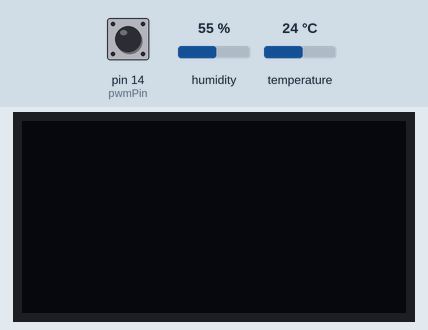
Recording of a sketch running on a simulated Arduino Uno, built with avr-gcc and run on an emulated ATmega328P. Parts: 128×64 one-colour display. The test bench sets the inputs (shaded band); at power-on: pin 14 (pwmPin) LOW, humidity 55 %, temperature 24 °C. What the sketch prints to the serial monitor is not drawn.

Above: at 3.2 s.
3.3 s: pin 14 (pwmPin) pulsed HIGH 2 times (0.12 s each, 0.3 s apart)
At 6.6 s:
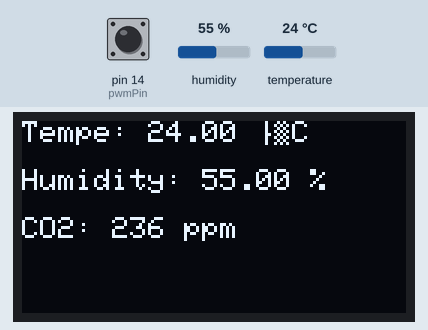
6.9 s: pin 14 (pwmPin) pulsed HIGH 5 times (0.12 s each, 0.3 s apart)
At 10.16 s:
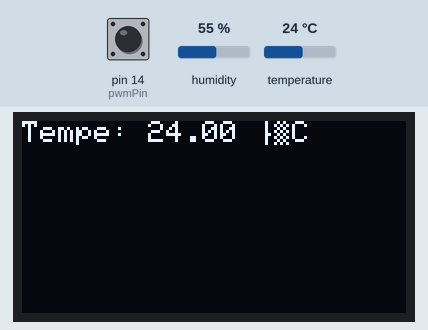
Timing chart, 0 to 11.7 s (numbered marks = the images above; inputs shaded):
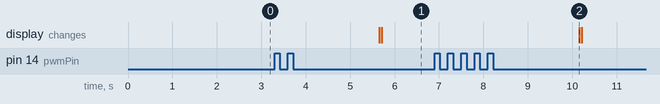

Measured:
- after the input at 3.3 s, the display: first changes after 2.4 s (image 1 shows a later state)
- after the input at 6.9 s, the display: changes after 3.3 s (image 2)

The sketch:

dht22_co2_oled_esp32_correct.ino
```cpp
#include <SoftwareSerial.h>
#include <DHT.h>
#include <Wire.h>
#include <Adafruit_GFX.h>
#include <Adafruit_SSD1306.h>

#define DHT_PIN 4       // Pin where the DHT22 is connected
#define DHT_TYPE DHT22
#define pwmPin 14
SoftwareSerial mySerial(5, 18); // RX, TX pins for SoftwareSerial

DHT dht(DHT_PIN, DHT_TYPE);

#define SCREEN_WIDTH 128 // OLED width,  in pixels
#define SCREEN_HEIGHT 64 // OLED height, in pixels

// create an OLED display object connected to I2C
Adafruit_SSD1306 oled(SCREEN_WIDTH, SCREEN_HEIGHT, &Wire, -1);

void setup() {
  Serial.begin(9600);
  dht.begin();
  mySerial.begin(9600);
  pinMode(pwmPin, INPUT);

  // initialize OLED display with I2C address 0x3C
  if (!oled.begin(SSD1306_SWITCHCAPVCC, 0x3C)) {
    Serial.println(F("failed to start SSD1306 OLED"));
    while (1);
  }

  delay(2000);         // wait two seconds for initializing
  oled.clearDisplay(); // clear display

}

void loop() {
  //delay(5000);
  // Read CO2 concentration via SoftwareSerial
  byte cmd[9] = {0xFF, 0x01, 0x86, 0x00, 0x00, 0x00, 0x00, 0x00, 0x79};
  unsigned char response[9];
  mySerial.write(cmd, 9);
  mySerial.readBytes(response, 9);
  unsigned int responseHigh = (unsigned int)response[2];
  unsigned int responseLow = (unsigned int)response[3];
  unsigned int ppm = (256 * responseHigh) + responseLow;
  //Serial.print("CO2 Concentration via SoftwareSerial: ");
  //Serial.println(ppm);

  // Read CO2 concentration via PWM
  unsigned long th, tl, ppm2, ppm3 = 0;
  do {
    th = pulseIn(pwmPin, HIGH, 1004000) / 1000;
    tl = 1004 - th;
    ppm2 = 2000 * (th - 2) / (th + tl - 4);
    ppm3 = 5000 * (th - 2) / (th + tl - 4);
  } while (th == 0);

  Serial.print("CO2 Concentration via PWM: ");
  Serial.println(ppm2);

  //Serial.print("CO2 Concentration via PWM (Alternate calculation): ");
  //Serial.println(ppm3);
  //delay(2000);
  //Serial.println("-----------");
  //delay(1500);
  delay(200);

  delay(2000);  // Delay for 2 seconds

  float temperature = dht.readTemperature();    // Read temperature in Celsius
  float humidity = dht.readHumidity();          // Read humidity in percentage

  if (isnan(temperature) || isnan(humidity)) {
    Serial.println("Failed to read data from DHT sensor");
    return;
  }

  Serial.print("Temperature: ");
  Serial.print(temperature);
  Serial.print(" °C ");
  Serial.print("Humidity: ");
  Serial.print(humidity);
  Serial.println(" %");

  oled.setTextSize(1);         // set text size
  oled.setTextColor(WHITE);    // set text color
  oled.setCursor(0, 0);       // set position to display (x,y)
  oled.print("Tempe: ");
  oled.print(temperature); // set text
  oled.println(" °C ");
  oled.display();

  oled.setCursor(0, 16);
  oled.print("Humidity: ");
  oled.print(humidity); // set text
  oled.println(" % ");
  oled.display();

  oled.setCursor(0, 32);
  oled.print("CO2: ");
  oled.print(ppm2); // set text
  oled.println(" ppm"); // set text

  oled.display();
  delay(1000);
  /*display.clearDisplay();
  display.setCursor(0, 0);
  display.print("Temp: ");
  display.print(temperature);
  display.println(" °C");

  display.setCursor(0, 16);
  display.print("Humidity: ");
  display.print(humidity);
  display.println(" %");

  display.display();*/
  oled.clearDisplay(); // clear display

}
```
